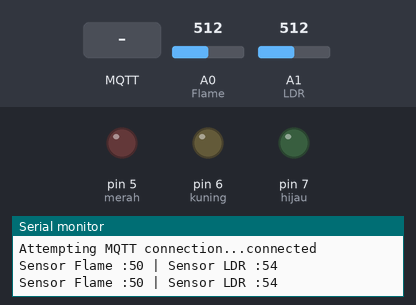
Bench run of a sketch on a simulated Arduino Uno, built for the host (arithmetic inside an expression is 32-bit, double 64-bit). Parts: output pins drawn as LEDs (lit = HIGH), the last lines printed to the serial monitor. The inputs (shaded band) are chosen by the test bench; at power-on: A0 (Flame) = 512, A1 (LDR) = 512. WiFi joins after 1.5 s; servers stay silent unless stated; no MQTT or app messages arrive unless stated.

Above: at 2.7 s.
2.8 s: MQTT message "zen69/lampu1" arrives on the second subscribed topic
At 4.0 s:
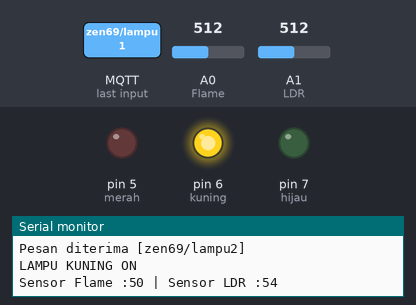
4.3 s: MQTT message "0" arrives on the second subscribed topic
At 5.3 s:
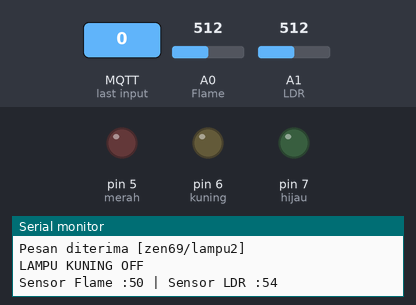
5.8 s: MQTT message "1" arrives on the second subscribed topic
At 6.5 s:
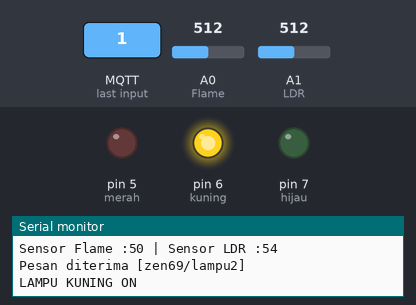
Timing chart, 0 to 8.8 s (numbered marks = the images above; inputs shaded):
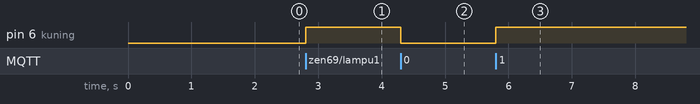

The sketch:

MQTT_ARDUINO_ESP8266.ino
```cpp
#include <WiFiEsp.h>
#include <WiFiEspClient.h>
#include <WiFiEspUdp.h>
#include "SoftwareSerial.h"
#include <PubSubClient.h>


char ssid[] = "delameta";            // your network SSID (name)
char pass[] = "bilano1407";        // your network password
int status = WL_IDLE_STATUS; // the Wifi radio's status
unsigned long lastSend;

// Initialize the Ethernet client object
WiFiEspClient espClient;
PubSubClient client(espClient);

SoftwareSerial Serialx(2,3); // RX, TX   //ESP8266 RX,TX connected to these pins

int merah=5;
int kuning=6;
int hijau=7;
int Flame=A0;
int LDR=A1;

void setup() {
// initialize serial for debugging
Serial.begin(115200);
// initialize serial for ESP module
Serialx.begin(9600);
// initialize ESP module
WiFi.init(&Serialx);
pinMode(merah,OUTPUT);
pinMode(kuning,OUTPUT);
pinMode(hijau,OUTPUT);


// check for the presence of the shield
if (WiFi.status() == WL_NO_SHIELD) {
Serial.println("WiFi shield not present");
// don't continue
while (true);
}

// attempt to connect to WiFi network
while ( status != WL_CONNECTED) {
Serial.print("Attempting to connect to WPA SSID: ");
Serial.println(ssid);
// Connect to WPA/WPA2 network
status = WiFi.begin(ssid, pass);
lastSend = 0;
}

// you're connected now, so print out the data
Serial.println("You're connected to the network");

//connect to MQTT server
client.setServer("192.168.1.61", 1883);
client.setCallback(callback);
}

//print any message received for subscribed topic
void callback(char* topic, byte* payload, unsigned int length) {
Serial.print("Pesan diterima [");
  Serial.print(topic);
  Serial.println("] ");
  //==============================================================
  if (strcmp(topic, "zen69/lampu1") == 0) //Membandingkan 2 buah String
  {
    for (int i=0;i<length;i++) {
    char receivedChar = (char)payload[i];
    if (receivedChar == "on"){
       //Jalankan Perintah1
       Serial.println("LAMPU MERAH ON");
       digitalWrite(merah,HIGH);
    }
    if (receivedChar == "off"){
       //Jalankan Perintah0
       Serial.println("LAMPU MERAH OFF");
       digitalWrite(merah,LOW);
    }
  }
  }
  //==============================================================

  else if (strcmp(topic, "zen69/lampu2") == 0) //Membandingkan 2 buah String
  {
    for (int i=0;i<length;i++) {
    char receivedChar = (char)payload[i];
    if (receivedChar == '1'){
       //Jalankan Perintah1
       Serial.println("LAMPU KUNING ON");
       digitalWrite(kuning,HIGH);
    }
    if (receivedChar == '0'){
       //Jalankan Perintah0
       Serial.println("LAMPU KUNING OFF");
       digitalWrite(kuning,LOW);
    }
  }
  }
  //==============================================================

  else if (strcmp(topic, "zen69/lampu3") == 0) //Membandingkan 2 buah String
  {
    for (int i=0;i<length;i++) {
    char receivedChar = (char)payload[i];
    if (receivedChar == 'on'){
       //Jalankan Perintah1
       Serial.println("LAMPU HIJAU ON");
       digitalWrite(hijau,HIGH);
    }
    if (receivedChar == 'off'){
       //Jalankan Perintah0
       Serial.println("LAMPU HIJAU OFF");
       digitalWrite(hijau,LOW);
    }
  }
  }
  //==============================================================
}

void pushdata(){
  //Ambil Data / Baca Sensor
  char msgBuffer[20];
  //int datax=random(10,100);
  int dataFlame=analogRead(Flame);
      dataFlame=map(dataFlame,1024,0,0,100);
  int dataLDR=analogRead(LDR);
      dataLDR=map(dataLDR,900,70,100,0);


  //POST TO SERIAL
  Serial.print("Sensor Flame :");Serial.print(dataFlame);
  Serial.print(" | Sensor LDR :");Serial.print(dataLDR);
  Serial.println();

  //POST TO MQTT
  //client.publish("zen69/datax", dtostrf(datax, 6, 2, msgBuffer)); //Convert to String
  client.publish("zen69/dataFlame", String(dataFlame).c_str()); //Convert to String
  client.publish("zen69/dataLDR", String(dataLDR).c_str());
}

void loop() {
// put your main code here, to run repeatedly:
if (!client.connected()) {
reconnect();
}
if ( millis() - lastSend > 1000 ) { // Update and send only after 1 seconds
    pushdata();
    lastSend = millis();
 }
client.loop();
}

void reconnect() {
// Loop until we're reconnected
while (!client.connected()) {
Serial.print("Attempting MQTT connection...");
// Attempt to connect, just a name to identify the client
if (client.connect("zen69")) {
Serial.println("connected");

//client.publish("outpic","Hello World");
client.subscribe("zen69/lampu1",0);
client.subscribe("zen69/lampu2",0);
client.subscribe("zen69/lampu3",0);

} else {
  Serial.print("failed, rc=");
  Serial.print(client.state());
  Serial.println(" try again in 5 seconds");
  // Wait 5 seconds before retrying
  delay(5000);
}
}
}
```

Measured:
- after the input at 2.8 s, pin 6 (kuning): LOW → HIGH at once
- after the input at 4.3 s, pin 6 (kuning): HIGH → LOW at once
- after the input at 5.8 s, pin 6 (kuning): LOW → HIGH at once
